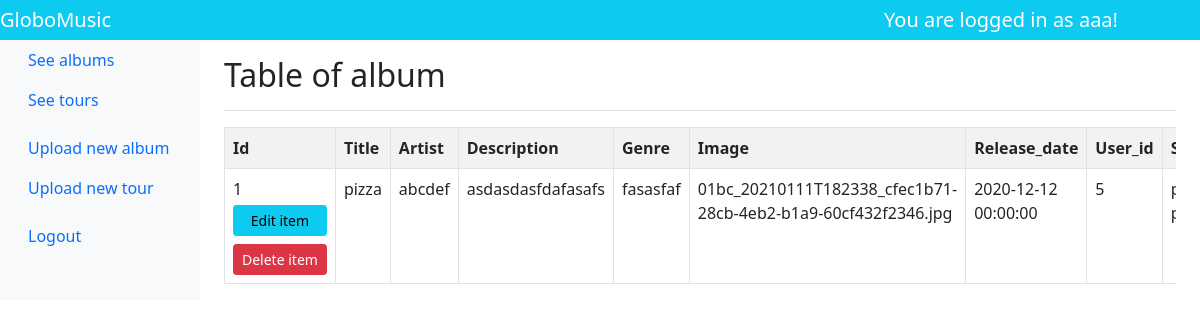
Before: /admin/albums (signed in) with the older database file.
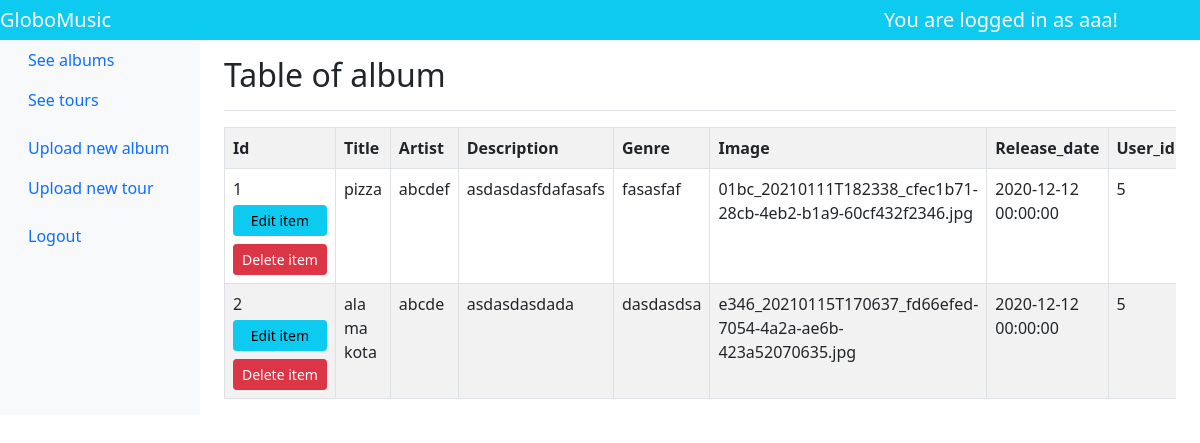
After: the same page with the newer database file.
### app/album/models.py (models this page shows, shortened)
class Album(db.Model):
    __tablename__ = "albums"
    id = db.Column(db.Integer(), primary_key=True)
    title = db.Column(db.String(255), nullable=False)
    artist = db.Column(db.String(255), nullable=False)
    description = db.Column(db.Text(), nullable=False)
    genre = db.Column(db.String(255), nullable=False)
    image = db.Column(db.Text(), nullable=False)
    release_date = db.Column(db.DateTime(), nullable=False)
    user_id = db.Column(db.Integer(), db.ForeignKey("users.id"), index=True, nullable=False)
    slug = db.Column(db.String(255), nullable=False, unique=True)

### app/admin/admin_views.py (the view)
class TableView(View):
    decorators = [admin_required, login_required]
    def __init__(self, model, edit_allowed=True):
        self.model = model
        self.columns = self.model.__mapper__.columns.keys()
        self.resource_name = self.model.__name__.lower()
        self.edit_allowed = edit_allowed
        super(TableView, self).__init__()
    def dispatch_request(self):
        return render_template('resource_table.html', columns=self.columns, instances=self.model.query.all(),
                               edit_allowed=self.edit_allowed, resource_name=self.resource_name)

### app/admin/admin_views.py (called while the page is built)
def admin_required(fn):
    @wraps(fn)  # change order of function call
    def _admin_required(*args, **kwargs):
        if not current_user.is_admin:
            flash(_('You need to be administrator to access this page.'), 'danger')
            return redirect(url_for('auth.login'))
        return fn(*args, **kwargs)
    return _admin_required

### app/auth/models.py (called while the page is built)
@login_manager.user_loader
def load_user(user_id):  # setup current user
    return User.query.get(int(user_id))

### app/admin/templates/resource_table.html (shortened to what this page needs)
{% extends 'partials/_base.html' %}
{% block headline %}Table of {{ resource_name }}{% endblock %}
{% set active_page = 'admin_' + resource_name %}
{% block content %}
<div class="table-responsive">
  <table class="table table-bordered table-hover table-striped">
    <tr>
      {% for col in columns %}
      <td>
        <b>{{ col | capitalize }}</b>
      </td>
      {% endfor %}
    </tr>
    {% for ins in instances %}
    <tr>
      {% for col in columns %}
      <td>
        {{ ins[col] }}
        {% if col == "id" %}
        {% if edit_allowed %}
          <a class="btn btn-sm btn-info d-block mt-1" href="{{ url_for('admin.{}_edit'.format(resource_name), resource_id=ins.id) }}">Edit item</a>
        {% endif %}
        <form class="delete-form" action="{{ url_for('admin.{}_edit'.format(resource_name), resource_id=ins.id) }}" method="DELETE">
          <input class="btn btn-sm btn-danger mt-2" type="submit" value="Delete item">
        </form>
        {% endif %}
      </td>
      {% endfor %}
    </tr>
    {% endfor %}
  </table>
</div>
{% endblock %}

Changed rows visible on the page:
added Album: id "2" "ala ma kota" "abcde" "asdasdasdada" "dasdasdsa" "e346_20210115T170637_fd66efed-7054-4a2a-ae6b-423a52070635.jpg" "2020-12-12 00:00:00" "5"
